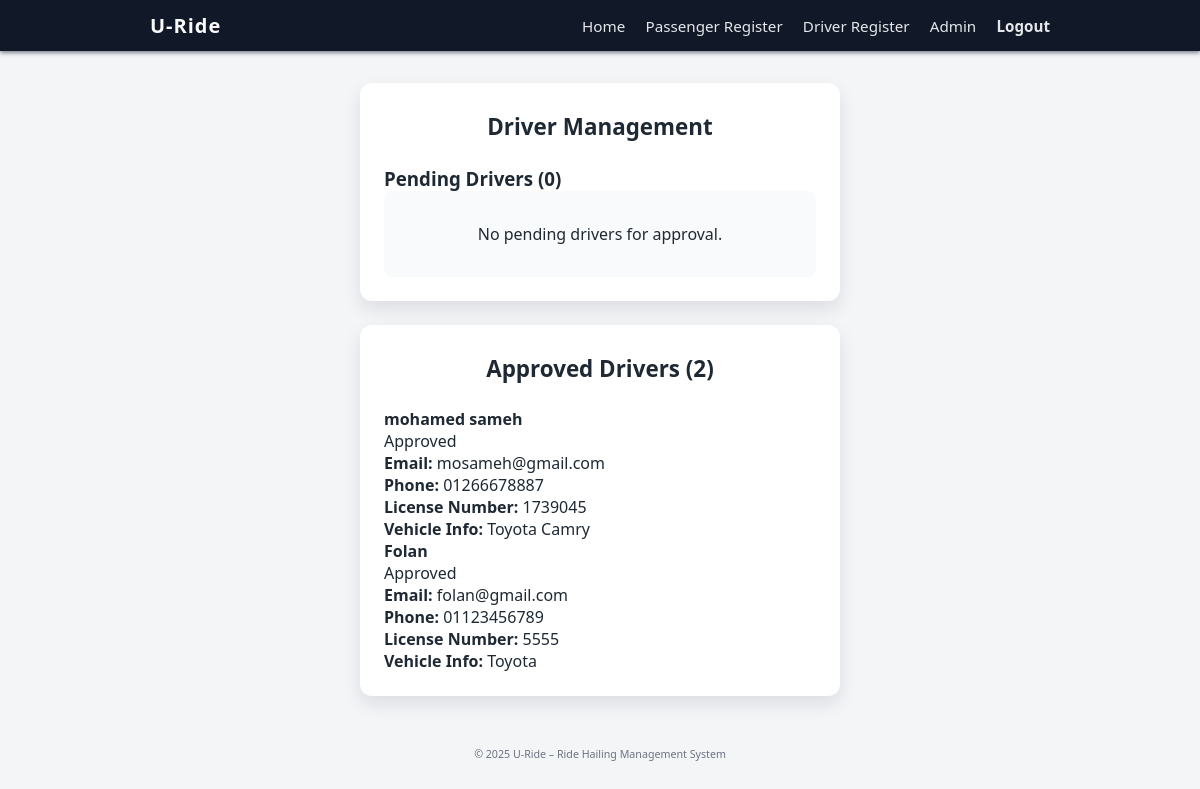
The app's page /admin/drivers (signed in), older data.
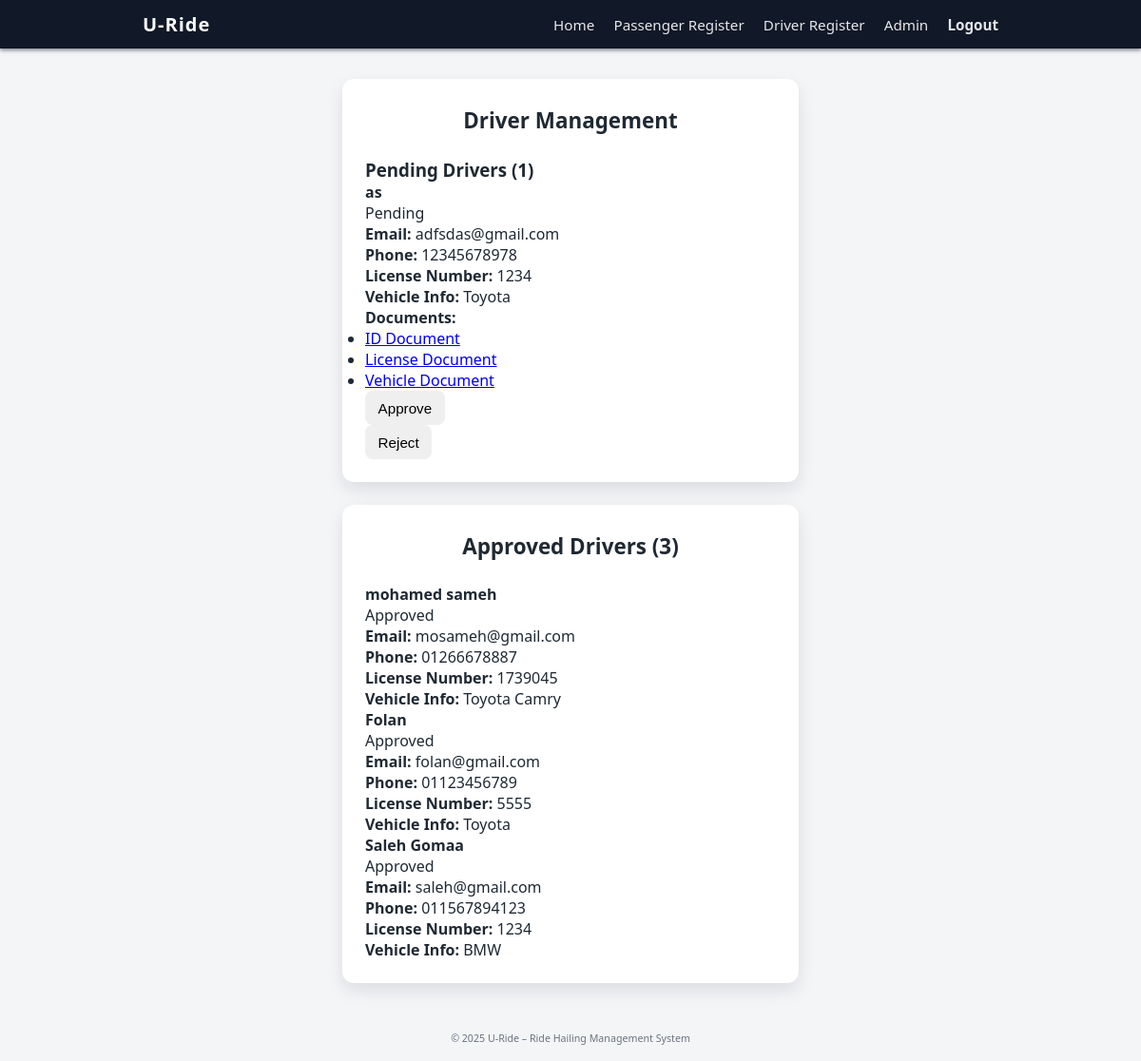
The same page, newer data.
### tables this page shows
CREATE TABLE drivers (
    id INTEGER PRIMARY KEY AUTOINCREMENT,
    user_id INTEGER NOT NULL,
    license_number TEXT,
    vehicle_info TEXT,
    id_doc_path TEXT,
    license_doc_path TEXT,
    vehicle_doc_path TEXT,
    verification_status TEXT NOT NULL DEFAULT 'pending'
        CHECK (verification_status IN ('pending', 'approved', 'rejected')),
    FOREIGN KEY(user_id) REFERENCES users(id)
);

CREATE TABLE users (
    id INTEGER PRIMARY KEY AUTOINCREMENT,
    name TEXT NOT NULL,
    email TEXT UNIQUE NOT NULL,
    phone TEXT UNIQUE NOT NULL,
    password_hash TEXT NOT NULL,
    role TEXT NOT NULL CHECK (role IN ('passenger', 'driver', 'admin'))
);

### app.py (the view)
@app.route("/admin/drivers", methods=["GET"])
def admin_drivers_list():
    if session.get("role") != "admin":
        return render_template("access_denied.html"), 403
    conn = get_db()
    cursor = conn.cursor()
    cursor.execute("""
                   SELECT d.id as driver_id,
                          u.name,
                          u.email,
                          u.phone,
                          d.license_number,
                          d.vehicle_info,
                          d.id_doc_path,
                          d.license_doc_path,
                          d.vehicle_doc_path,
                          d.verification_status
                   FROM drivers d
                            JOIN users u ON d.user_id = u.id
                   WHERE d.verification_status = 'pending'
                   """)
    pending_drivers = cursor.fetchall()
    cursor.execute("""
                   SELECT d.id as driver_id,
                          u.name,
                          u.email,
                          u.phone,
                          d.license_number,
                          d.vehicle_info,
                          d.verification_status
                   FROM drivers d
                            JOIN users u ON d.user_id = u.id
                   WHERE d.verification_status = 'approved'
                   """)
    approved_drivers = cursor.fetchall()
    cursor.execute("""
                   SELECT d.id as driver_id,
                          u.name,
                          u.email,
                          u.phone,
                          d.license_number,
                          d.vehicle_info,
                          d.verification_status
                   FROM drivers d
                            JOIN users u ON d.user_id = u.id
                   WHERE d.verification_status = 'rejected'
                   """)
    rejected_drivers = cursor.fetchall()
    conn.close()
    return render_template(
        "admin_drivers.html",
        pending_drivers=pending_drivers,
        approved_drivers=approved_drivers,
        rejected_drivers=rejected_drivers,
    )

### app.py (called while the page is built)
def get_db():
    conn = sqlite3.connect(DB_PATH)
    conn.row_factory = sqlite3.Row
    return conn

### templates/admin_drivers.html (shortened to what this page needs)
{% extends "base.html" %}
{% block content %}
<div class="card">
    <h2 class="card-title">Driver Management</h2>
    <h3>Pending Drivers ({{ pending_drivers|length }})</h3>
    {% if pending_drivers %}
        {% for driver in pending_drivers %}
            <div class="driver-card">
                <div class="driver-header">
                    <h4>{{ driver.name }}</h4>
                    <span class="badge badge-pending">Pending</span>
                </div>
                <div class="driver-details">
                    <p><strong>Email:</strong> {{ driver.email }}</p>
                    <p><strong>Phone:</strong> {{ driver.phone }}</p>
                    <p><strong>License Number:</strong> {{ driver.license_number }}</p>
                    <p><strong>Vehicle Info:</strong> {{ driver.vehicle_info }}</p>
                </div>
                <div class="documents">
                    <strong>Documents:</strong>
                    <ul>
                        <li><a href="{{ url_for('serve_uploaded_file', filename=driver.id_doc_path) }}" target="_blank">ID Document</a></li>
                        <li><a href="{{ url_for('serve_uploaded_file', filename=driver.license_doc_path) }}" target="_blank">License Document</a></li>
                        <li><a href="{{ url_for('serve_uploaded_file', filename=driver.vehicle_doc_path) }}" target="_blank">Vehicle Document</a></li>
                    </ul>
                </div>
                <div class="actions">
                    <form action="{{ url_for('admin_approve', driver_id=driver.driver_id) }}" method="POST">
                        <button type="submit" class="btn btn-approve">Approve</button>
                    </form>
                    <form action="{{ url_for('admin_reject', driver_id=driver.driver_id) }}" method="POST">
                        <button type="submit" class="btn btn-reject">Reject</button>
                    </form>
                </div>
            </div>
        {% endfor %}
    {% else %}
        <div class="empty-state">
            <p>No pending drivers for approval.</p>
        </div>
    {% endif %}
</div>
{% if approved_drivers %}
<div class="card" style="margin-top: 1.5rem;">
    <h3 class="card-title">Approved Drivers ({{ approved_drivers|length }})</h3>
    {% for driver in approved_drivers %}
        <div class="driver-card">
            <div class="driver-header">
                <h4>{{ driver.name }}</h4>
                <span class="badge badge-approved">Approved</span>
            </div>
            <div class="driver-details">
                <p><strong>Email:</strong> {{ driver.email }}</p>
                <p><strong>Phone:</strong> {{ driver.phone }}</p>
                <p><strong>License Number:</strong> {{ driver.license_number }}</p>
                <p><strong>Vehicle Info:</strong> {{ driver.vehicle_info }}</p>
            </div>
        </div>
    {% endfor %}
</div>
{% endif %}
{% endblock %}

### templates/base.html (shortened to what this page needs)
<!DOCTYPE html>
<html lang="en">
<head>
    <link rel="stylesheet" href="{{ url_for('static', filename='style.css') }}">
    <link
        rel="stylesheet"
        href="https://unpkg.com/leaflet@1.9.4/dist/leaflet.css"
    />
</head>
<body>
    <nav class="navbar">
        <div class="navbar-content">
            <div class="logo">
                U-Ride
            </div>
            <div class="nav-links">
                <a href="{{ url_for('home') }}">Home</a>
                <a href="{{ url_for('passenger_register_page') }}">Passenger Register</a>
                <a href="{{ url_for('driver_register_page') }}">Driver Register</a>
                <a href="{{ url_for('admin_drivers_list') }}">Admin</a>
                {% if session.get('user_id') %}
                    <a href="{{ url_for('logout') }}" class="logout-link">Logout</a>
                {% endif %}
            </div>
        </div>
    </nav>
    <main class="page">
        <section class="content">
            {% block content %}{% endblock %}
        </section>
    </main>
    <footer class="footer">
        <small>© 2025 U-Ride – Ride Hailing Management System</small>
    </footer>
</body>
</html>

### static/style.css (style rules this page uses)
* { box-sizing: border-box; margin: 0; padding: 0; }
body { font-family: system-ui, -apple-system, BlinkMacSystemFont, "Segoe UI", sans-serif; background: #f4f5f7; color: #1f2933; }
.navbar { background: #111827; color: #f9fafb; padding: 0.75rem 1.5rem; box-shadow: 0 2px 4px rgba(15, 23, 42, 0.5); }
.navbar-content { max-width: 900px; margin: 0 auto; display: flex; align-items: center; justify-content: space-between; }
.logo { font-weight: 700; font-size: 1.25rem; letter-spacing: 0.05em; }
.nav-links a { color: #e5e7eb; text-decoration: none; margin-left: 1rem; font-size: 0.95rem; }
.logout-link { font-weight: 600; }
.page { display: flex; justify-content: center; padding: 2rem 1rem; }
.content { width: 100%; max-width: 480px; }
.card { background: #ffffff; border-radius: 0.75rem; padding: 1.75rem 1.5rem 1.5rem; box-shadow: 0 8px 18px rgba(15, 23, 42, 0.1); }
.card-title { margin-bottom: 1.5rem; font-size: 1.4rem; font-weight: 600; text-align: center; }
.btn { border-radius: 0.5rem; border: none; padding: 0.6rem 0.85rem; font-size: 0.95rem; cursor: pointer; font-weight: 500; }
.footer { text-align: center; padding: 1rem 0; font-size: 0.8rem; color: #6b7280; }

Row changes from the older to the newer data that the page shows:
added drivers: name "as", email "adfsdas@gmail.com", phone "12345678978", license_number "1234", vehicle_info "Toyota", shown under "Pending Drivers (1)"
added drivers: name "Saleh Gomaa", email "saleh@gmail.com", phone "011567894123", license_number "1234", vehicle_info "BMW", shown under "Approved Drivers (3)"
Text that changed along with them:
{{ pending_drivers|length }}: "0" → "1"
{{ approved_drivers|length }}: "2" → "3"
text no longer shown: "No pending drivers for approval."
